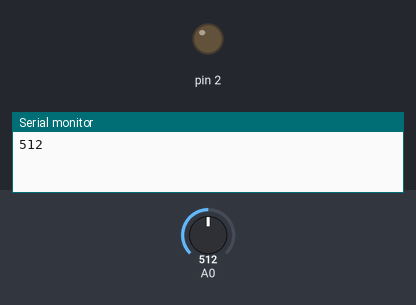
A sketch run on a simulated Arduino Uno, built with avr-gcc and run on an emulated ATmega328P. Parts: output pins drawn as LEDs (lit = HIGH), the last lines printed to the serial monitor. Inputs (shaded band) come from the test bench; at power-on: A0 = 512.

Above: at 0.1 s.
At 0.6 s:
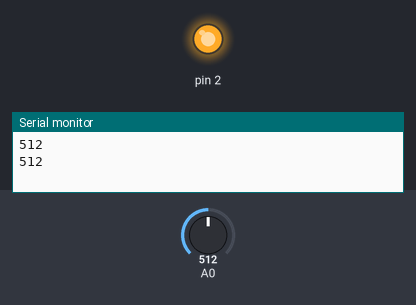
Timing chart, 0 to 2.1 s (numbered marks = the images above):
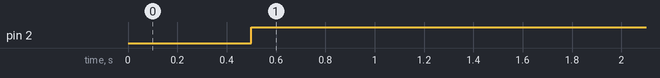

Measured:
- by itself, pin 2: LOW → HIGH at 0.50 s

The sketch:

fotorezistor.ino
```cpp
int f;
void setup() {
  // put your setup code here, to run once:
Serial.begin(9600);
pinMode(2,OUTPUT);
}

void loop() {
  // put your main code here, to run repeatedly:
f=analogRead(A0);
Serial.println(f);
delay(500);
if(f>250){
  digitalWrite(2,1);
}
else{
  digitalWrite(2,0);
}
}
```
